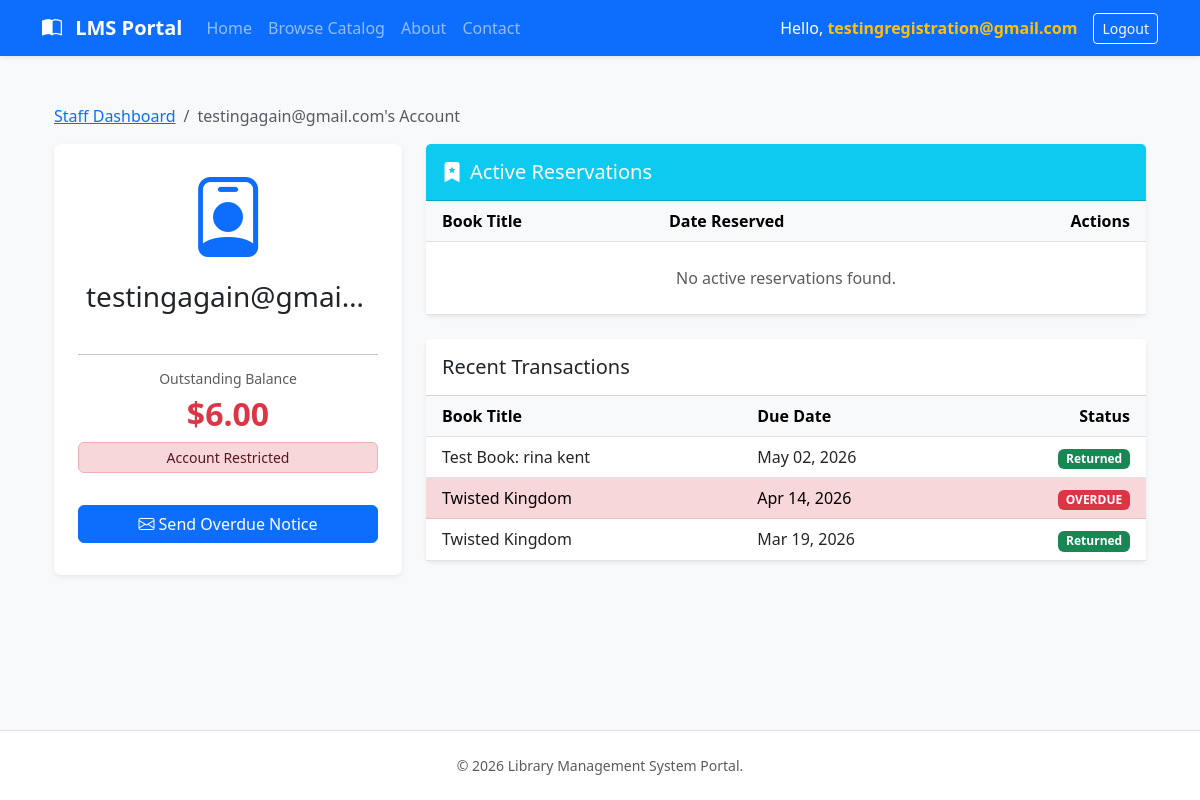
/patron/4/ (signed in), run on the app's committed database.
### catalog/models.py (models this page shows, shortened)
class Loan(models.Model):
    book = models.ForeignKey(Book, on_delete=models.CASCADE)
    patron = models.ForeignKey(User, on_delete=models.CASCADE)
    checkout_date = models.DateField(auto_now_add=True)
    due_date = models.DateField()
    returned_date = models.DateField(null=True, blank=True)
    @property
    def is_overdue(self):
        return not self.returned_date and timezone.now().date() > self.due_date
    def calculate_fine(self):
        if self.is_overdue:
            overdue_days = (timezone.now().date() - self.due_date).days
            fine_rate = Decimal('0.25')  # $0.25 per day
            return Decimal(overdue_days) * fine_rate
        return Decimal('0.00')

class Book(models.Model):
    title = models.CharField(max_length=255)
    author = models.CharField(max_length=255)
    isbn = models.CharField(max_length=13, unique=True)
    genre = models.CharField(max_length=100, blank=True, null=True)
    total_copies = models.IntegerField(default=1)
    available_copies = models.IntegerField(default=1)

### catalog/views.py (the view)
# urls.py: path('patron/<int:pk>/', patron_detail, name='patron_detail'),
@login_required
def patron_detail(request, pk):
    patron = get_object_or_404(User, pk=pk)
    transactions = Loan.objects.filter(patron=patron).order_by('-due_date')
    total_fines = sum(
        loan.calculate_fine() for loan in transactions if not loan.returned_date
    )
    return render(request, 'patron_detail.html', {
        'patron': patron,
        'transactions': transactions,
        'total_fines': total_fines,
    })

### catalog/templates/patron_detail.html (shortened to what this page needs)
{% extends 'base.html' %}
{% block content %}
<div class="container mt-4">
    <nav aria-label="breadcrumb">
        <ol class="breadcrumb">
            <li class="breadcrumb-item"><a href="{% url 'staff_dashboard' %}">Staff Dashboard</a></li>
            <li class="breadcrumb-item active">{{ patron.username }}'s Account</li>
        </ol>
    </nav>
    <div class="row">
        <div class="col-md-4">
            <div class="card border-0 shadow-sm text-center p-4 mb-4">
                <div class="display-1 text-primary mb-3">
                    <i class="bi bi-person-badge"></i>
                </div>
                <h3 class="text-truncate px-2">{{ patron.username }}</h3>
                <hr>
                <div class="mb-3">
                    <h6 class="text-muted small">Outstanding Balance</h6>
                    {% if total_fines > 0 %}
                    <h2 class="text-danger fw-bold">${{ total_fines|stringformat:".2f" }}</h2>
                    <div class="alert alert-danger py-1 small">Account Restricted</div>
                    {% else %}
                    <h2 class="text-success fw-bold">$0.00</h2>
                    <span class="badge bg-success">Account Clear</span>
                    {% endif %}
                </div>
                <a href="mailto:{{ patron.email }}" class="btn btn-primary w-100 mb-2">
                    <i class="bi bi-envelope"></i>
                    {% if total_fines > 0 %}
                    Send Overdue Notice
                    {% else %}
                    Send Email
                    {% endif %}
                </a>
            </div>
        </div>
        <div class="col-md-8">
            <div class="card border-0 shadow-sm mb-4">
                <div class="card-header bg-info text-white py-3">
                    <h5 class="mb-0"><i class="bi bi-bookmark-star-fill me-2"></i>Active Reservations</h5>
                </div>
                <div class="card-body p-0">
                    <table class="table align-middle mb-0">
                        <thead class="table-light">
                            <tr>
                                <th class="ps-3">Book Title</th>
                                <th>Date Reserved</th>
                                <th class="text-end pe-3">Actions</th>
                            </tr>
                        </thead>
                        <tbody>
                            {% for res in patron.reservation_set.all %}
                            <tr>
                                <td class="ps-3 fw-bold">{{ res.book.title }}</td>
                                <td>{{ res.reserved_at|date:"M d, Y" }}</td>
                                <td class="text-end pe-3">
                                    <div class="btn-group">
                                        <a href="{% url 'convert_reservation_to_loan' res.id %}"
                                            class="btn btn-sm btn-success">
                                            Issue Loan
                                        </a>
                                        <a href="{% url 'remove_reservation' res.id %}"
                                            class="btn btn-sm btn-outline-danger"
                                            onclick="return confirm('Cancel this reservation?')">
                                            Cancel
                                        </a>
                                    </div>
                                </td>
                            </tr>
                            {% empty %}
                            <tr>
                                <td colspan="3" class="text-center text-muted py-4">No active reservations found.</td>
                            </tr>
                            {% endfor %}
                        </tbody>
                    </table>
                </div>
            </div>
            <div class="card border-0 shadow-sm">
                <div class="card-header bg-white py-3">
                    <h5 class="mb-0">Recent Transactions</h5>
                </div>
                <div class="card-body p-0">
                    <div class="table-responsive">
                        <table class="table table-hover align-middle mb-0">
                            <thead class="table-light">
                                <tr>
                                    <th class="ps-3">Book Title</th>
                                    <th>Due Date</th>
                                    <th class="text-end pe-3">Status</th>
                                </tr>
                            </thead>
                            <tbody>
                                {% for loan in transactions %}
                                <tr class="{% if loan.is_overdue and not loan.returned_date %}table-danger{% endif %}">
                                    <td class="ps-3">{{ loan.book.title }}</td>
                                    <td>{{ loan.due_date|date:"M d, Y" }}</td>
                                    <td class="text-end pe-3">
                                        {% if loan.returned_date %}
                                        <span class="badge bg-success">Returned</span>
                                        {% elif loan.is_overdue %}
                                        <span class="badge bg-danger">OVERDUE</span>
                                        {% else %}
                                        <span class="badge bg-warning text-dark">Active Loan</span>
                                        {% endif %}
                                    </td>
                                </tr>
                                {% empty %}
                                <tr>
                                    <td colspan="3" class="text-center text-muted py-5">No transaction history found.
                                    </td>
                                </tr>
                                {% endfor %}
                            </tbody>
                        </table>
                    </div>
                </div>
            </div>
        </div>
    </div>
</div>
{% endblock %}

### catalog/templates/base.html (shortened to what this page needs)
<!DOCTYPE html>
<html lang="en">
<head>
    <link href="https://cdn.jsdelivr.net/npm/bootstrap@5.3.0/dist/css/bootstrap.min.css" rel="stylesheet">
    <link rel="stylesheet" href="https://cdn.jsdelivr.net/npm/bootstrap-icons@1.11.0/font/bootstrap-icons.css">
</head>
<body class="bg-light">
    <nav class="navbar navbar-expand-lg navbar-dark bg-primary shadow-sm mb-4">
        <div class="container">
            <a class="navbar-brand fw-bold" href="{% url 'home' %}">
                <i class="bi bi-book-half"></i> LMS Portal
            </a>
            <div class="collapse navbar-collapse" id="navbarNav">
                <ul class="navbar-nav me-auto">
                    <li class="nav-item">
                        {% if user.is_staff %}
                        <a class="nav-link" href="{% url 'staff_dashboard' %}">Home</a>
                        {% else %}
                        <a class="nav-link" href="{% url 'home' %}">Home</a>
                        {% endif %}
                    </li>
                    <li class="nav-item">
                        <a class="nav-link" href="{% url 'browse_books' %}">Browse Catalog</a>
                    </li>
                    {% if user.is_staff %}
                    <li class="nav-item">
                        <a class="nav-link" href="{% url 'customer_directory' %}">Customer Directory</a>
                    </li>
                    {% else %}
                    <li class="nav-item">
                        <a class="nav-link" href="{% url 'about' %}">About</a>
                    </li>
                    <li class="nav-item">
                        <a class="nav-link" href="{% url 'contact' %}">Contact</a>
                    </li>
                    {% endif %}
                </ul>
                <div class="d-flex align-items-center gap-2">
                    {% if user.is_authenticated %}
                    <span class="navbar-text text-white me-2 d-none d-lg-inline">
                        Hello, <strong class="text-warning">{{ user.username }}</strong>
                    </span>
                    <a class="btn btn-outline-light btn-sm" href="{% url 'logout_view' %}">Logout</a>
                    {% else %}
                    <a class="nav-link text-white me-2" href="{% url 'login' %}">Login</a>
                    <a class="btn btn-light btn-sm fw-bold" href="{% url 'registration' %}">Sign Up</a>
                    {% endif %}
                </div>
            </div>
        </div>
    </nav>
    <main class="container">
        {% block content %}{% endblock %}
    </main>
    <footer class="py-4 bg-white border-top mt-5">
        <div class="container text-center">
            <p class="text-muted mb-0 small">&copy; 2026 Library Management System Portal.
            </p>
        </div>
    </footer>
</body>
</html>

### catalog/templates/base.html (style rules this page uses)
body { display: flex; flex-direction: column; min-height: 100vh; }
main { flex: 1; }
.navbar-brand i { margin-right: 8px; }

### data on the page
Loan: book "Test Book: rina kent", due_date "May 02, 2026", returned_date "Returned"
Loan: book "Twisted Kingdom", due_date "Apr 14, 2026", shows "OVERDUE"
Loan: book "Twisted Kingdom", due_date "Mar 19, 2026", returned_date "Returned"

### other printed values
{{ user.username }} "testingregistration@gmail.com"
{{ patron.username }} "testingagain@gmail.com"
{{ patron.username }} "testingagain@gmai…"
{{ total_fines|stringformat:".2f" }} "6.00"
